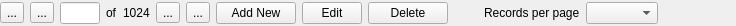
<?xml version="1.0" encoding="UTF-8"?>
<ui version="4.0">
 <class>Form</class>
 <widget class="QWidget" name="Form">
  <property name="geometry">
   <rect>
    <x>0</x>
    <y>0</y>
    <width>736</width>
    <height>26</height>
   </rect>
  </property>
  <property name="windowTitle">
   <string>Form</string>
  </property>
  <layout class="QHBoxLayout" name="horizontalLayout">
   <property name="leftMargin">
    <number>0</number>
   </property>
   <property name="topMargin">
    <number>0</number>
   </property>
   <property name="rightMargin">
    <number>0</number>
   </property>
   <property name="bottomMargin">
    <number>0</number>
   </property>
   <item>
    <widget class="QToolButton" name="buttonFirst">
     <property name="text">
      <string>...</string>
     </property>
     <property name="icon">
      <iconset resource="../resources/main.qrc">
       <normaloff>:/icons/32x32/go-first.png</normaloff>:/icons/32x32/go-first.png</iconset>
     </property>
    </widget>
   </item>
   <item>
    <widget class="QToolButton" name="buttonPrevious">
     <property name="text">
      <string>...</string>
     </property>
     <property name="icon">
      <iconset resource="../resources/main.qrc">
       <normaloff>:/icons/32x32/go-previous.png</normaloff>:/icons/32x32/go-previous.png</iconset>
     </property>
    </widget>
   </item>
   <item>
    <widget class="QLineEdit" name="inputCurrentPage">
     <property name="maximumSize">
      <size>
       <width>40</width>
       <height>16777215</height>
      </size>
     </property>
     <property name="alignment">
      <set>Qt::AlignRight|Qt::AlignTrailing|Qt::AlignVCenter</set>
     </property>
    </widget>
   </item>
   <item>
    <widget class="QLabel" name="labelOf">
     <property name="text">
      <string>of</string>
     </property>
    </widget>
   </item>
   <item>
    <widget class="QLabel" name="labelTotalPages">
     <property name="text">
      <string>1024</string>
     </property>
    </widget>
   </item>
   <item>
    <widget class="QToolButton" name="buttonNext">
     <property name="text">
      <string>...</string>
     </property>
     <property name="icon">
      <iconset resource="../resources/main.qrc">
       <normaloff>:/icons/32x32/go-next.png</normaloff>:/icons/32x32/go-next.png</iconset>
     </property>
    </widget>
   </item>
   <item>
    <widget class="QToolButton" name="buttonLast">
     <property name="text">
      <string>...</string>
     </property>
     <property name="icon">
      <iconset resource="../resources/main.qrc">
       <normaloff>:/icons/32x32/go-last.png</normaloff>:/icons/32x32/go-last.png</iconset>
     </property>
    </widget>
   </item>
   <item>
    <widget class="QPushButton" name="buttonAdd">
     <property name="text">
      <string>Add New</string>
     </property>
     <property name="icon">
      <iconset resource="../resources/main.qrc">
       <normaloff>:/icons/32x32/add.png</normaloff>:/icons/32x32/add.png</iconset>
     </property>
    </widget>
   </item>
   <item>
    <widget class="QPushButton" name="buttonEdit">
     <property name="maximumSize">
      <size>
       <width>60</width>
       <height>16777215</height>
      </size>
     </property>
     <property name="text">
      <string>Edit</string>
     </property>
     <property name="icon">
      <iconset resource="../resources/main.qrc">
       <normaloff>:/icons/32x32/accessories-text-editor.png</normaloff>:/icons/32x32/accessories-text-editor.png</iconset>
     </property>
    </widget>
   </item>
   <item>
    <widget class="QPushButton" name="buttonDelete">
     <property name="text">
      <string>Delete</string>
     </property>
     <property name="icon">
      <iconset resource="../resources/main.qrc">
       <normaloff>:/icons/32x32/stock_delete.png</normaloff>:/icons/32x32/stock_delete.png</iconset>
     </property>
    </widget>
   </item>
   <item>
    <spacer name="horizontalSpacer_6">
     <property name="orientation">
      <enum>Qt::Horizontal</enum>
     </property>
     <property name="sizeType">
      <enum>QSizePolicy::Fixed</enum>
     </property>
     <property name="sizeHint" stdset="0">
      <size>
       <width>30</width>
       <height>20</height>
      </size>
     </property>
    </spacer>
   </item>
   <item>
    <widget class="QLabel" name="labelPerPage">
     <property name="text">
      <string>Records per page</string>
     </property>
    </widget>
   </item>
   <item>
    <widget class="QComboBox" name="comboBoxPerPage">
     <property name="currentText">
      <string/>
     </property>
    </widget>
   </item>
   <item>
    <spacer name="horizontalSpacer_5">
     <property name="orientation">
      <enum>Qt::Horizontal</enum>
     </property>
     <property name="sizeHint" stdset="0">
      <size>
       <width>15</width>
       <height>20</height>
      </size>
     </property>
    </spacer>
   </item>
  </layout>
 </widget>
 <resources>
  <include location="../resources/main.qrc"/>
 </resources>
 <connections/>
</ui>
